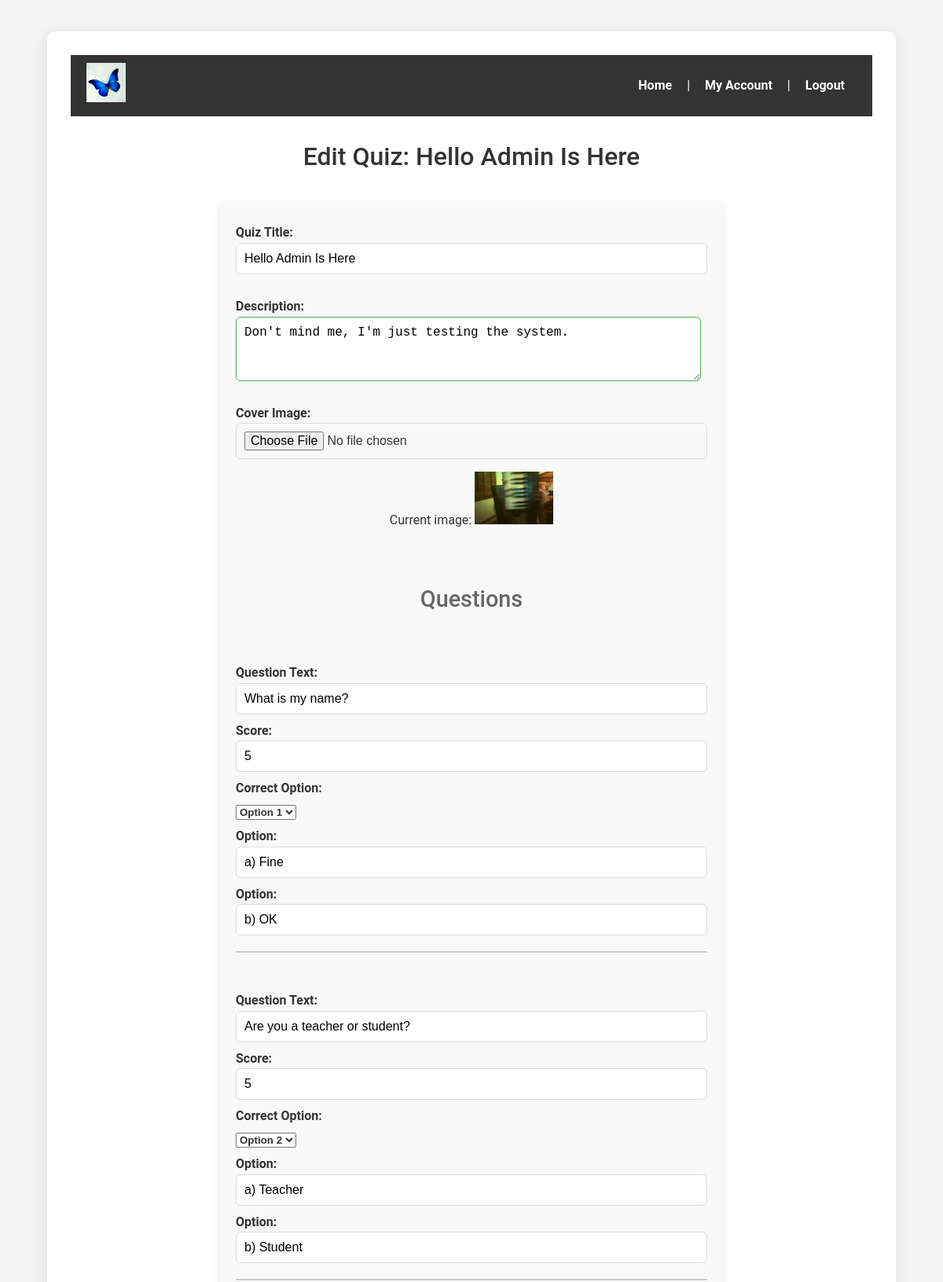
/edit_quiz.php?quiz_id=6 (signed in, upper part), run on an earlier commit of the app's database.
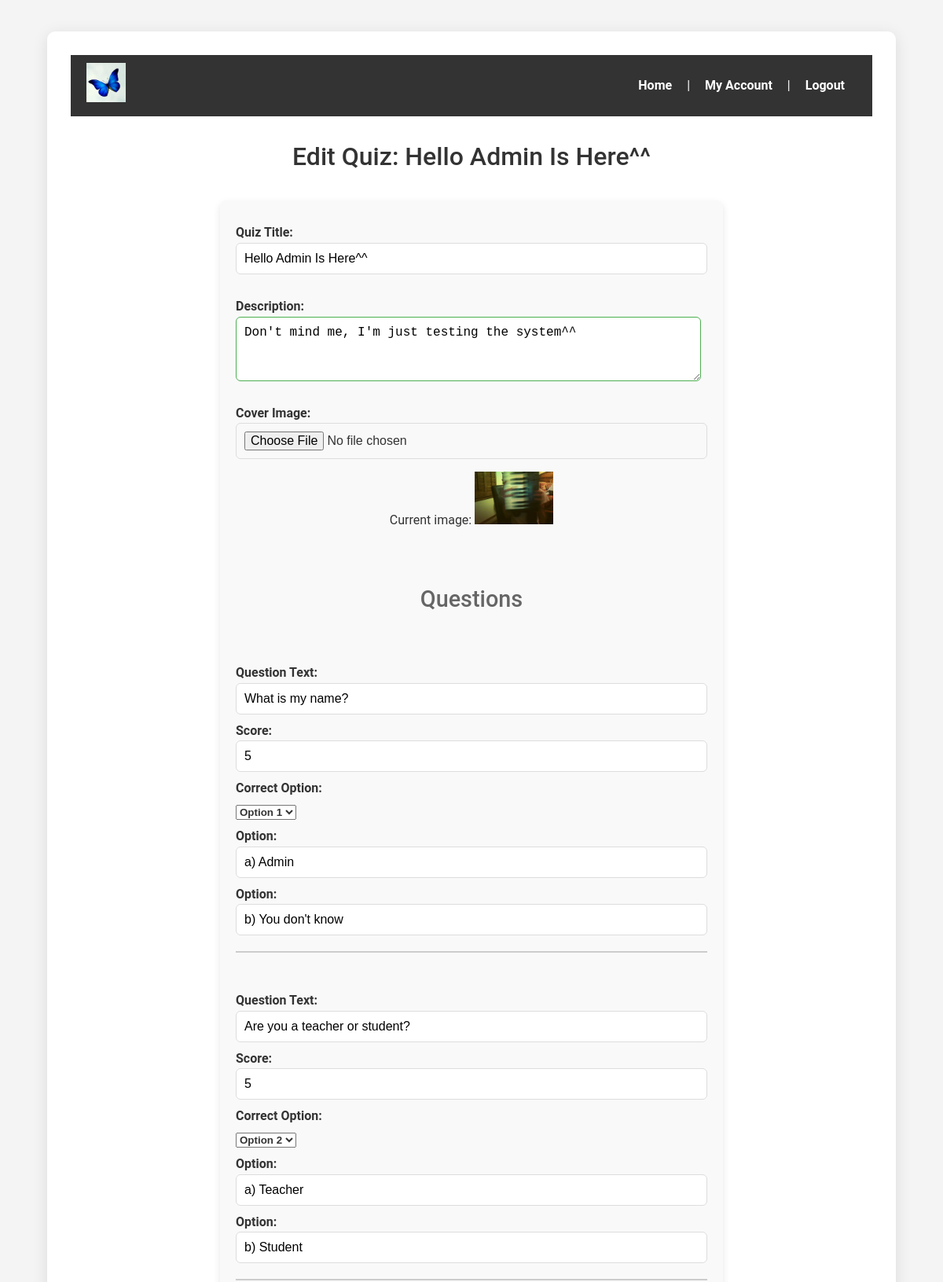
And on a later commit of the database.
### tables this page shows
CREATE TABLE `quizzes` (
  `id` int(11) NOT NULL,
  `title` varchar(255) NOT NULL,
  `description` text DEFAULT NULL,
  `cover_image` varchar(255) DEFAULT 'default_cover.jpg',
  `created_by` int(11) DEFAULT NULL,
  `created_at` timestamp NOT NULL DEFAULT current_timestamp(),
  `total_score` int(11) DEFAULT 0
);

CREATE TABLE `options` (
  `id` int(11) NOT NULL,
  `question_id` int(11) DEFAULT NULL,
  `option_text` text NOT NULL,
  `is_correct` tinyint(1) DEFAULT 0
);

CREATE TABLE `questions` (
  `id` int(11) NOT NULL,
  `quiz_id` int(11) DEFAULT NULL,
  `question_text` text NOT NULL,
  `correct_option` int(11) DEFAULT NULL,
  `created_at` timestamp NOT NULL DEFAULT current_timestamp(),
  `score` int(11) NOT NULL DEFAULT 0
);

### edit_quiz.php (the view, shortened to what this page needs)
<?php
include('includes/db_connect.php');
$quiz_id = isset($_GET['quiz_id']) ? $_GET['quiz_id'] : null;
$sql = "SELECT q.title, q.description, q.cover_image,
               qs.id AS question_id, qs.question_text, qs.score, qs.correct_option,
               o.id AS option_id, o.option_text
        FROM quizzes q
        LEFT JOIN questions qs ON q.id = qs.quiz_id
        LEFT JOIN options o ON qs.id = o.question_id
        WHERE q.id = ?
        ORDER BY qs.id ASC, o.id ASC";
$stmt = $conn->prepare($sql);
$stmt->bind_param("i", $quiz_id);
$stmt->execute();
$result = $stmt->get_result();
$quiz_data = $result->fetch_all(MYSQLI_ASSOC);
$options_by_question = [];
foreach ($quiz_data as $data) {
    if ($data['option_id']) {
        $options_by_question[$data['question_id']][] = $data;
    }
}
$quiz_details = $quiz_data[0];
?>
<!DOCTYPE html>
<html lang="en">
<head>
    <link rel="stylesheet" href="css/style.css">
</head>
<body>
    <div class="container">
        <header>
            <div class="logo">
                <img src="images/logo.png" alt="App Logo" width="150">
            </div>
            <div class="nav-menu">
                <a href="index.php">Home</a> |
                <a href="account.php">My Account</a> |
                <a href="logout.php">Logout</a>
            </div>
        </header>
        <h2>Edit Quiz: <?php echo htmlspecialchars($quiz_details['title']); ?></h2>
        <form action="edit_quiz.php?quiz_id=<?php echo $quiz_id; ?>" method="POST" enctype="multipart/form-data">
            <div class="form-section">
                <label for="title">Quiz Title:</label>
                <input type="text" id="title" name="title" value="<?php echo htmlspecialchars($quiz_details['title']); ?>" required>
            </div>
            <div class="form-section">
                <label for="description">Description:</label>
                <textarea id="description" name="description" required><?php echo htmlspecialchars($quiz_details['description']); ?></textarea>
            </div>
            <div class="form-section">
                <label for="cover_image">Cover Image:</label>
                <input type="file" id="cover_image" name="cover_image">
                <?php if ($quiz_details['cover_image']) : ?>
                    <p>Current image: <img src="images/<?php echo htmlspecialchars($quiz_details['cover_image']); ?>" alt="Cover Image" width="100"></p>
                <?php endif; ?>
            </div>
			<h3>Questions</h3>
			<?php foreach ($quiz_data as $row) : ?>
				<?php if (!isset($displayed_questions[$row['question_id']])) : ?>
					<div class="question-section">
						<label for="question_<?php echo $row['question_id']; ?>">Question Text:</label>
						<input type="text" name="questions[<?php echo $row['question_id']; ?>][question_text]" value="<?php echo htmlspecialchars($row['question_text']); ?>" required>
						<label for="score_<?php echo $row['question_id']; ?>">Score:</label>
						<input type="number" name="questions[<?php echo $row['question_id']; ?>][score]" value="<?php echo $row['score']; ?>" required>
						<label for="correct_option_<?php echo $row['question_id']; ?>">Correct Option:</label>
						<select name="questions[<?php echo $row['question_id']; ?>][correct_option]" required>
							<?php
							$options_for_question = $options_by_question[$row['question_id']];
							foreach ($options_for_question as $index => $option) :
							?>
								<option value="<?php echo $option['option_id']; ?>" <?php echo ($row['correct_option'] == $option['option_id']) ? 'selected' : ''; ?>>
									Option <?php echo $index + 1; ?>
								</option>
							<?php endforeach; ?>
						</select>
						<?php foreach ($options_for_question as $option) : ?>
							<div class="option-section">
								<label for="option_<?php echo $row['question_id']; ?>">Option:</label>
								<input type="text" name="questions[<?php echo $row['question_id']; ?>][options][<?php echo $option['option_id']; ?>][option_text]" value="<?php echo htmlspecialchars($option['option_text']); ?>" required>
							</div>
						<?php endforeach; ?>
					</div>
					<?php $displayed_questions[$row['question_id']] = true; ?>
				<?php endif; ?>
			<?php endforeach; ?>
        </form>
    </div>
</body>
</html>

What changed in the data, as far as the page shows it:
changed quizzes "What is my name?": title "Hello Admin Is Here" → "Hello Admin Is Here^^"; description "Don't mind me, I'm just testing the system." → "Don't mind me, I'm just testing the system^^"; option_text "a) Fine" → "a) Admin"; option_text "b) OK" → "b) You don't know"
